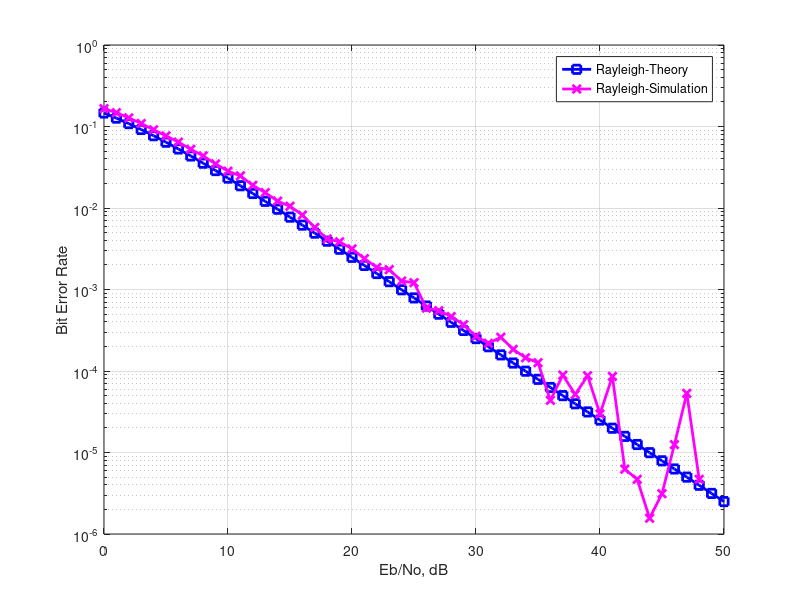

Write MATLAB code to recreate this figure.
% OFDM in frequency domain


clear all
nFFT        = 64; % fft size
nDSC        = 64; % number of data subcarriers
nBitPerSym  = 64; % number of bits per OFDM symbol (same as the number of subcarriers for BPSK)
nSym        = 10^4; % number of symbols

EbN0dB      = [0:50]; % bit to noise ratio
EsN0dB      = EbN0dB + 10*log10(nDSC/nFFT) + 10*log10(64/80); % converting to symbol to noise ratio

for ii = 1:length(EbN0dB)

   % Transmitter
   ipBit = rand(1,nBitPerSym*nSym) > 0.5; % random 1's and 0's
   ipMod = 2*ipBit-1; % BPSK modulation 0 --> -1, 1 --> +1
   ipMod = reshape(ipMod,nBitPerSym,nSym).'; % grouping into multiple symbolsa; time by frequency

   % Assigning modulated symbols to subcarriers from [-26 to -1, +1 to +26]
   xF = [zeros(nSym,(nFFT-nDSC)/2) ipMod(:,[1:nBitPerSym/2]) ipMod(:,[nBitPerSym/2+1:nBitPerSym]) zeros(nSym,(nFFT-nDSC)/2)] ;
   

   % multipath channel
   nTap = 1;
   ht = 1/sqrt(2)*1/sqrt(nTap)*(randn(nSym,nTap) + j*randn(nSym,nTap)); 
   % each taps are iid--is that the reality? 
   % each series of taps are independent--is that the reality?
   % But, for each OFDM symbol, the channel taps stays constant
   
   % computing and storing the frequency response of the channel, for use at recevier
   hF = fftshift(fft(ht,64,2));

   
   % Gaussian noise of unit variance, 0 mean
   %nt = 1/sqrt(2)*[randn(1,nSym*(80+nTap-1)) + j*randn(1,nSym*(80+nTap-1))];
   nt = 10^(-EsN0dB(ii)/20)*1/sqrt(2)*[randn(nSym,64) + j*randn(nSym,64)];
   %nF = fft(nt,64,2);
   nF = nt;
   
   yFF = xF.*hF + nF;
   % Adding noise, the term sqrt(80/64) is to account for the wasted energy due to cyclic prefix
   %ytt = sqrt(80/64)*xt; 
   %yt = ytt + 10^(-EsN0dB(ii)/20)*nt;
  
   % equalization by the known channel frequency response
   yF = yFF./hF;

   % extracting the required data subcarriers
   yMod = yF(:,[(nFFT-nDSC)/2+[1:nBitPerSym/2] (nFFT-nDSC)/2+[nBitPerSym/2+1:nBitPerSym] ]); 

   % BPSK demodulation
   % +ve value --> 1, -ve value --> -1
   ipModHat = 2*floor(real(yMod/2)) + 1;
   ipModHat(find(ipModHat>1)) = +1;
   ipModHat(find(ipModHat<-1)) = -1;

   % converting modulated values into bits
   ipBitHat = (ipModHat+1)/2;
   ipBitHat = reshape(ipBitHat.',nBitPerSym*nSym,1).';

   % counting the errors
   nErr(ii) = size(find(ipBitHat - ipBit),2);

end

simBer = nErr/(nSym*nBitPerSym);
EbN0Lin = 10.^(EbN0dB/10);
theoryBer = 0.5.*(1-sqrt(EbN0Lin./(EbN0Lin+1)));

close all; figure(2);
semilogy(EbN0dB,theoryBer,'bs-','LineWidth',2);
hold on
semilogy(EbN0dB,simBer,'mx-','LineWidth',2);
axis([0 50 10^-6 1])
grid on
legend('Rayleigh-Theory', 'Rayleigh-Simulation');
xlabel('Eb/No, dB')
ylabel('Bit Error Rate')
